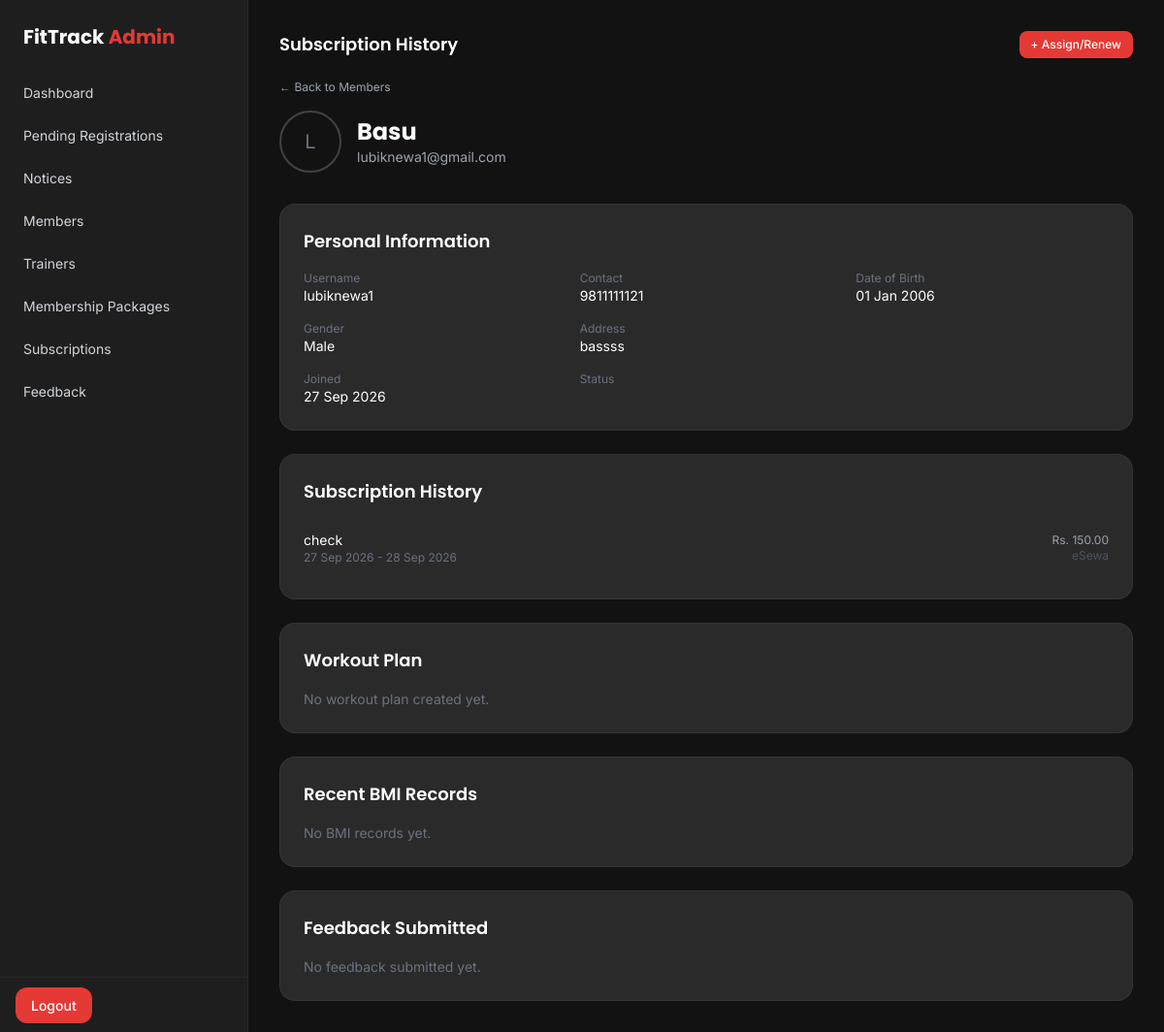
Page /management/members/16/ (signed in) on the earlier database version.
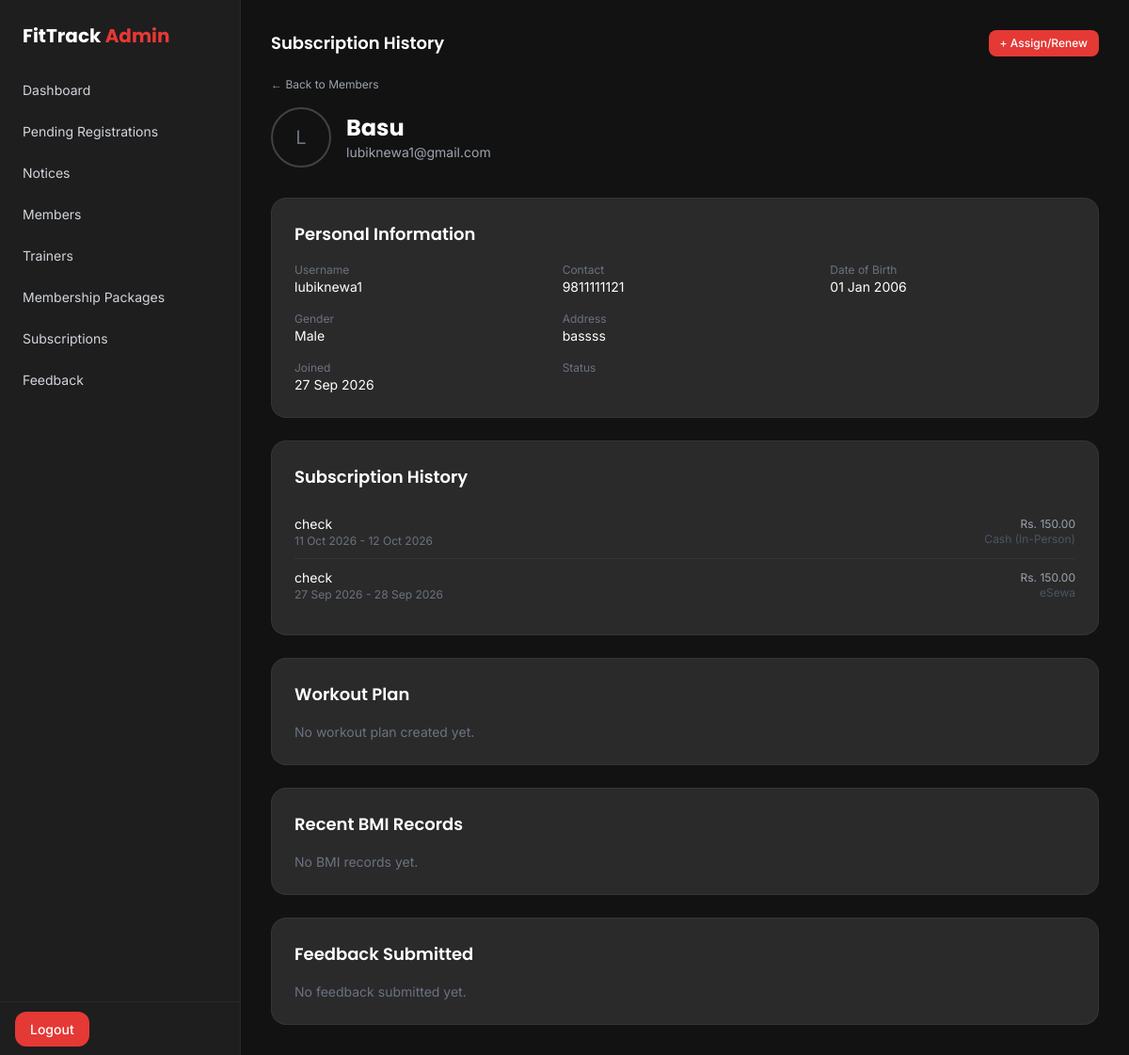
Same page on the later database version.
### app/models.py (models this page shows, shortened)
class Subscription(models.Model):
    PAYMENT_CHOICES = (
        ('cash', 'Cash (In-Person)'),
        ('esewa', 'eSewa'),
    )
    user = models.ForeignKey(settings.AUTH_USER_MODEL, on_delete=models.CASCADE, related_name='subscriptions')
    package = models.ForeignKey(MembershipPackage, on_delete=models.PROTECT)
    start_date = models.DateField(default=timezone.localdate)
    end_date = models.DateField()
    amount_paid = models.DecimalField(max_digits=8, decimal_places=2)
    payment_method = models.CharField(max_length=10, choices=PAYMENT_CHOICES, default='cash')
    transaction_id = models.CharField(max_length=100, blank=True, null=True)
    created_at = models.DateTimeField(auto_now_add=True)
    class Meta:
        ordering = ['-start_date']

class MembershipPackage(models.Model):
    name = models.CharField(max_length=100)
    price = models.DecimalField(max_digits=8, decimal_places=2)
    duration_days = models.PositiveIntegerField(help_text="e.g. 30 for monthly, 365 for yearly")
    description = models.TextField(blank=True)
    is_active = models.BooleanField(default=True, help_text="Uncheck to stop offering this package")
    class Meta:
        ordering = ['price']

### adminpanel/views.py (the view)
# urls.py: path('members/<int:user_id>/', views.admin_member_detail, name='admin_member_detail'),
@staff_required
def admin_member_detail(request, user_id):
    member = get_object_or_404(User, id=user_id, is_staff=False)
    profile = getattr(member, 'profile', None)
    subscriptions = Subscription.objects.filter(user=member).order_by('-start_date')
    feedbacks = Feedback.objects.filter(user=member).order_by('-submitted_at')
    bmi_records = BMIRecord.objects.filter(user=member).order_by('-recorded_at')[:5]
    workout_plan = WorkoutPlan.objects.filter(user=member).first()
    return render(request, 'adminpanel/member_detail.html', {
        'member': member,
        'profile': profile,
        'subscriptions': subscriptions,
        'feedbacks': feedbacks,
        'bmi_records': bmi_records,
        'workout_plan': workout_plan,
    })

### adminpanel/templates/adminpanel/member_detail.html (shortened to what the changed rows need)
{% extends 'adminpanel/base.html' %}
{% block content %}
<div class="flex items-center justify-between mb-4">
    <h2 class="font-display text-lg font-semibold text-white">Subscription History</h2>
</div>
<div class="flex items-center gap-4 mb-8">
    <div>
        <h1 class="font-display text-2xl font-bold text-white">{{ profile.name|default:member.username }}</h1>
    </div>
</div>
<div class="bg-dark-card border border-white/5 rounded-2xl p-6 mb-6">
    <h2 class="font-display text-lg font-semibold text-white mb-4">Personal Information</h2>
</div>
<div class="bg-dark-card border border-white/5 rounded-2xl p-6 mb-6">
    <h2 class="font-display text-lg font-semibold text-white mb-4">Subscription History</h2>
    {% for sub in subscriptions %}
    <div class="flex items-center justify-between py-2.5 border-b border-white/5 last:border-0">
        <div>
            <p class="text-sm text-white">{{ sub.package.name }}</p>
            <p class="text-xs text-gray-500">{{ sub.start_date|date:"d M Y" }} - {{ sub.end_date|date:"d M Y" }}</p>
        </div>
        <div class="text-right">
            <p class="text-xs text-gray-400">Rs. {{ sub.amount_paid }}</p>
            <p class="text-xs text-gray-600">{{ sub.get_payment_method_display }}</p>
        </div>
    </div>
    {% empty %}
    <p class="text-sm text-gray-500">No subscriptions yet.</p>
    {% endfor %}
</div>
<div class="bg-dark-card border border-white/5 rounded-2xl p-6 mb-6">
    <h2 class="font-display text-lg font-semibold text-white mb-4">Workout Plan</h2>
</div>
<div class="bg-dark-card border border-white/5 rounded-2xl p-6 mb-6">
    <h2 class="font-display text-lg font-semibold text-white mb-4">Recent BMI Records</h2>
</div>
<div class="bg-dark-card border border-white/5 rounded-2xl p-6">
    <h2 class="font-display text-lg font-semibold text-white mb-4">Feedback Submitted</h2>
</div>
{% endblock %}

Differences in the rows shown:
added Subscription: package.name "check", start_date "11 Oct 2026", end_date "12 Oct 2026", amount_paid "150.00", payment_method "Cash (In-Person)"
